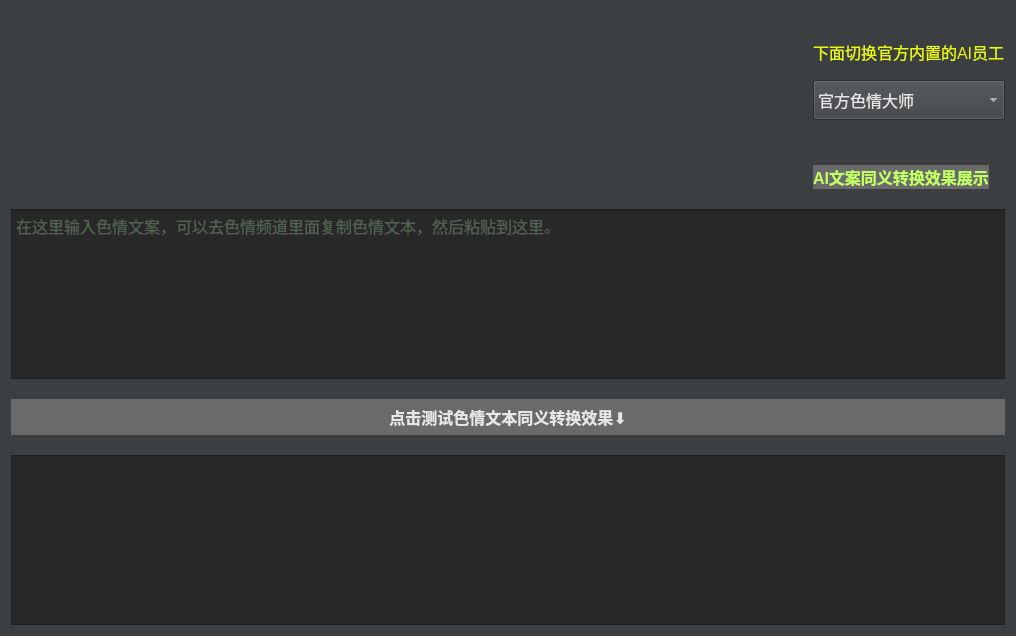
<?xml version="1.0" encoding="UTF-8"?>
<ui version="4.0">
 <class>Form</class>
 <widget class="QWidget" name="Form">
  <property name="geometry">
   <rect>
    <x>0</x>
    <y>0</y>
    <width>1016</width>
    <height>636</height>
   </rect>
  </property>
  <property name="sizePolicy">
   <sizepolicy hsizetype="Preferred" vsizetype="Preferred">
    <horstretch>0</horstretch>
    <verstretch>0</verstretch>
   </sizepolicy>
  </property>
  <property name="windowTitle">
   <string>Form</string>
  </property>
  <property name="styleSheet">
   <string notr="true">*{
background-color:#3c3f42;
color: #e6e6e6;
}

*:disabled {
	background-color: #3c3f42;
	color: #afafaf;
	cursor: not-allowed;

}
QListWidget:disabled,QTextEdit:disabled,QLineEdit:disabled,QTabWidget:disabled{
background-color:rgb(40, 40, 40);
}
QTextBrowser:disabled{
background-color:rgb(40, 40, 40);
color: rgb(152, 197, 150);
}

QPushButton:disabled {
	background-color: rgb(80, 80, 80);
	color: #afafaf;
	cursor: not-allowed;

}

QCheckBox:hover,QRadioButton:hover {
color: white;
}

QPushButton:hover {

font-weight: bold;
background-color:rgb(84, 84, 84);
color: white;
border-radius: 2pt;

}

QPushButton{
font-weight: bold;
background-color:rgb(106, 106, 106);
color: #e6e6e6;
border-radius: 2pt;
}

QTextBrowser,QListWidget,QTextEdit,QLineEdit,QTabWidget{
background-color:rgb(40, 40, 40);
color: rgba(152, 197, 150, 185);
font-size:12pt;
}

QTextBrowser:hover,QTextEdit:hover,QLineEdit:hover{
background-color:rgb(40, 40, 40);
color: rgb(152, 197, 150);
font-size:12pt;
}


QLabel{
color: #ebf905;
}



QRadioButton,QCheckBox {
        border: none;
        border-radius: 9px;
}
QRadioButton::indicator,QCheckBox::indicator{
    background-color: rgb(42, 45, 66);
    border: 0px solid #b1b1b1;
	width: 18px;
	height: 18px;
	border-radius: 9px;
}

QRadioButton::indicator:checked,QCheckBox::indicator:checked {
    background-color: #ebf905;
    border-color: #ebf905;
}

QMenuBar { background-color: transparent; }
QMenuBar::item { background-color: transparent; }
QMenuBar::item:selected { background-color:transparent; color: #ffffff;}
QMenu { background-color: transparent; }
QMenu::item { background-color: transparent; }
QMenu::item:selected { background-color: transparent; color: #ffffff; }

</string>
  </property>
  <layout class="QHBoxLayout" name="horizontalLayout" stretch="0">
   <property name="spacing">
    <number>20</number>
   </property>
   <item>
    <layout class="QVBoxLayout" name="verticalLayout">
     <item>
      <layout class="QHBoxLayout" name="horizontalLayout_2" stretch="3,1">
       <item>
        <widget class="QLabel" name="label_ai_pre_test_tips">
         <property name="sizePolicy">
          <sizepolicy hsizetype="Expanding" vsizetype="Preferred">
           <horstretch>0</horstretch>
           <verstretch>0</verstretch>
          </sizepolicy>
         </property>
         <property name="minimumSize">
          <size>
           <width>0</width>
           <height>0</height>
          </size>
         </property>
         <property name="font">
          <font>
           <pointsize>12</pointsize>
          </font>
         </property>
         <property name="text">
          <string/>
         </property>
         <property name="wordWrap">
          <bool>true</bool>
         </property>
        </widget>
       </item>
       <item>
        <layout class="QVBoxLayout" name="verticalLayout_2">
         <property name="spacing">
          <number>16</number>
         </property>
         <item>
          <spacer name="verticalSpacer_3">
           <property name="orientation">
            <enum>Qt::Vertical</enum>
           </property>
           <property name="sizeHint" stdset="0">
            <size>
             <width>20</width>
             <height>40</height>
            </size>
           </property>
          </spacer>
         </item>
         <item>
          <widget class="QLabel" name="label">
           <property name="sizePolicy">
            <sizepolicy hsizetype="Fixed" vsizetype="Fixed">
             <horstretch>0</horstretch>
             <verstretch>0</verstretch>
            </sizepolicy>
           </property>
           <property name="font">
            <font>
             <pointsize>12</pointsize>
            </font>
           </property>
           <property name="text">
            <string>下面切换官方内置的AI员工</string>
           </property>
          </widget>
         </item>
         <item>
          <widget class="QComboBox" name="comboBox_ai_pre_test_ch">
           <property name="minimumSize">
            <size>
             <width>0</width>
             <height>40</height>
            </size>
           </property>
           <property name="maximumSize">
            <size>
             <width>16777215</width>
             <height>40</height>
            </size>
           </property>
           <property name="font">
            <font>
             <pointsize>12</pointsize>
            </font>
           </property>
           <item>
            <property name="text">
             <string>官方色情大师</string>
            </property>
           </item>
           <item>
            <property name="text">
             <string>官方中文记者</string>
            </property>
           </item>
          </widget>
         </item>
         <item>
          <spacer name="verticalSpacer_2">
           <property name="orientation">
            <enum>Qt::Vertical</enum>
           </property>
           <property name="sizeHint" stdset="0">
            <size>
             <width>20</width>
             <height>40</height>
            </size>
           </property>
          </spacer>
         </item>
         <item>
          <widget class="QPushButton" name="btn_ai_effect_show">
           <property name="sizePolicy">
            <sizepolicy hsizetype="Fixed" vsizetype="Fixed">
             <horstretch>0</horstretch>
             <verstretch>0</verstretch>
            </sizepolicy>
           </property>
           <property name="font">
            <font>
             <pointsize>12</pointsize>
             <weight>75</weight>
             <bold>true</bold>
            </font>
           </property>
           <property name="styleSheet">
            <string notr="true">color: rgb(194, 255, 101);</string>
           </property>
           <property name="text">
            <string>AI文案同义转换效果展示</string>
           </property>
          </widget>
         </item>
        </layout>
       </item>
      </layout>
     </item>
     <item>
      <widget class="QTextEdit" name="textEdit_ai_pre_test_input">
       <property name="sizePolicy">
        <sizepolicy hsizetype="Expanding" vsizetype="Expanding">
         <horstretch>0</horstretch>
         <verstretch>0</verstretch>
        </sizepolicy>
       </property>
       <property name="minimumSize">
        <size>
         <width>0</width>
         <height>96</height>
        </size>
       </property>
       <property name="font">
        <font>
         <pointsize>12</pointsize>
        </font>
       </property>
       <property name="placeholderText">
        <string>在这里输入色情文案，可以去色情频道里面复制色情文本，然后粘贴到这里。</string>
       </property>
      </widget>
     </item>
     <item>
      <widget class="QPushButton" name="btn_ai_pre_test">
       <property name="minimumSize">
        <size>
         <width>0</width>
         <height>36</height>
        </size>
       </property>
       <property name="maximumSize">
        <size>
         <width>16777215</width>
         <height>16777215</height>
        </size>
       </property>
       <property name="font">
        <font>
         <pointsize>12</pointsize>
         <weight>75</weight>
         <bold>true</bold>
        </font>
       </property>
       <property name="text">
        <string>点击测试色情文本同义转换效果⬇️</string>
       </property>
      </widget>
     </item>
     <item>
      <widget class="QTextEdit" name="textEdit_ai_pre_test_output">
       <property name="sizePolicy">
        <sizepolicy hsizetype="Expanding" vsizetype="Expanding">
         <horstretch>0</horstretch>
         <verstretch>0</verstretch>
        </sizepolicy>
       </property>
       <property name="minimumSize">
        <size>
         <width>0</width>
         <height>96</height>
        </size>
       </property>
       <property name="font">
        <font>
         <pointsize>12</pointsize>
        </font>
       </property>
      </widget>
     </item>
    </layout>
   </item>
  </layout>
 </widget>
 <resources/>
 <connections/>
</ui>
